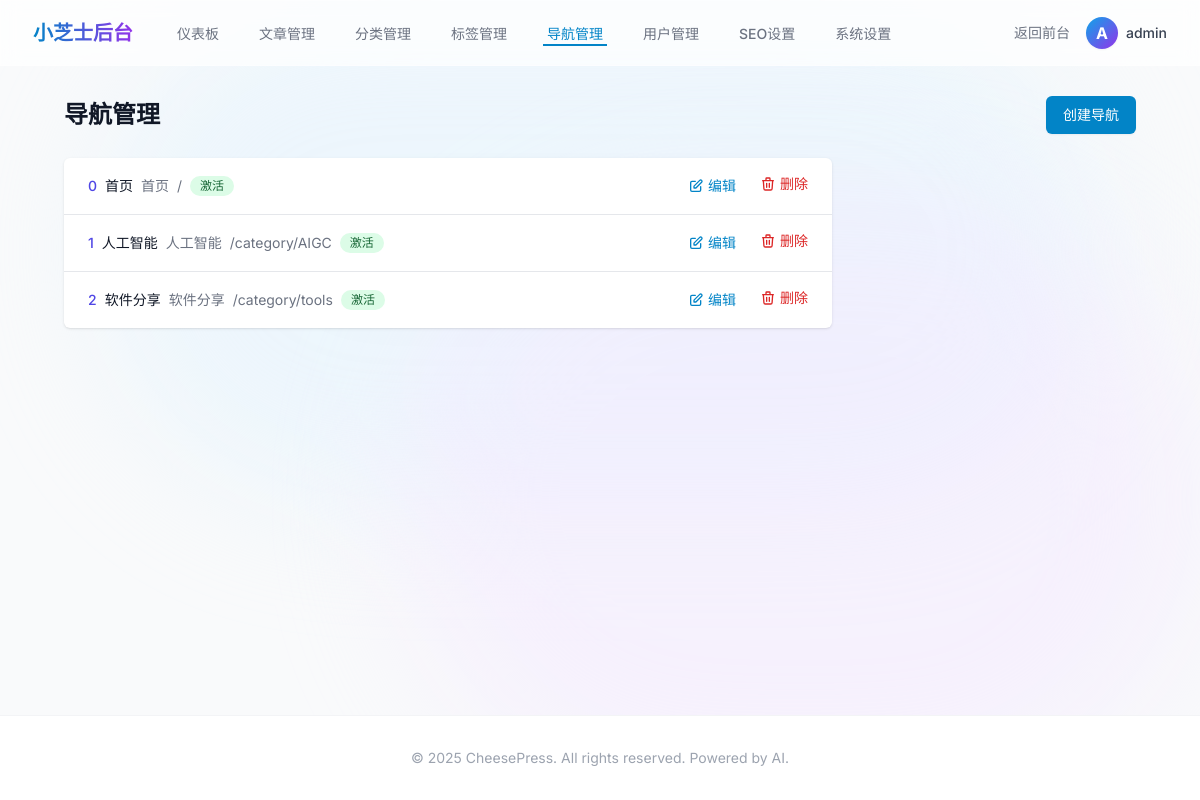
The app's page /admin/navigations (signed in) with its own data.
### app/models/__init__.py (models this page shows, shortened)
class User(UserMixin, db.Model):
    __tablename__ = 'users'
    id = db.Column(db.Integer, primary_key=True)
    username = db.Column(db.String(80), unique=True, nullable=False)
    email = db.Column(db.String(120), unique=True, nullable=False)
    password_hash = db.Column(db.String(255), nullable=False)
    first_name = db.Column(db.String(50), nullable=True)
    last_name = db.Column(db.String(50), nullable=True)
    bio = db.Column(db.Text, nullable=True)
    avatar = db.Column(db.String(255), nullable=True)
    role = db.Column(db.String(20), default='user')  # user, editor, admin
    is_active = db.Column(db.Boolean, default=True)
    created_at = db.Column(db.DateTime, default=datetime.utcnow)
    updated_at = db.Column(db.DateTime, default=datetime.utcnow, onupdate=datetime.utcnow)
    posts = db.relationship('Post', backref='author', lazy=True, foreign_keys='Post.user_id')
    comments = db.relationship('Comment', backref='author', lazy=True, foreign_keys='Comment.user_id')

class Navigation(db.Model):
    __tablename__ = 'navigations'
    id = db.Column(db.Integer, primary_key=True)
    name = db.Column(db.String(100), nullable=False)  # 导航名称，如"首页", "关于我们"等
    title = db.Column(db.String(100), nullable=False)  # 显示标题
    url = db.Column(db.String(500), nullable=False)  # URL地址
    target = db.Column(db.String(20), default='_self')  # 打开方式: _self, _blank 等
    position = db.Column(db.Integer, default=0)  # 排序位置
    is_active = db.Column(db.Boolean, default=True)  # 是否激活
    created_at = db.Column(db.DateTime, default=datetime.utcnow)
    updated_at = db.Column(db.DateTime, default=datetime.utcnow, onupdate=datetime.utcnow)

### app/admin/__init__.py (the view)
@bp.route('/navigations')
def navigations():
    navigations = Navigation.query.order_by(Navigation.position.asc()).all()
    return render_template('admin/navigations/index.html', navigations=navigations)

### app/admin/__init__.py (called while the page is built)
@bp.before_request
@login_required
def check_admin():
    if current_user.role not in ['admin', 'editor']:
        flash('您没有权限访问管理后台', 'error')
        return redirect(url_for('main.index'))

### app/utils/seo.py (called while the page is built)
def get_seo_settings():
    return SeoSetting.query.first()

def register_seo_functions(app):
    @app.context_processor
    def inject_seo_functions():
        return dict(
            get_post_seo_data=get_post_seo_data,
            get_category_seo_data=get_category_seo_data,
            get_search_seo_data=get_search_seo_data,
            generate_meta_tags=generate_meta_tags
        )

### app/templates/admin/navigations/index.html (shortened to what this page needs)
{% extends "admin/base.html" %}
{% block content %}
<div class="max-w-7xl mx-auto px-4 sm:px-6 lg:px-8">
    <div class="flex justify-between items-center mb-6">
        <h1 class="text-2xl font-bold text-gray-900">导航管理</h1>
        <a href="{{ url_for('admin.create_navigation') }}" class="ml-3 inline-flex items-center px-4 py-2 border border-transparent rounded-md shadow-sm text-sm font-medium text-white bg-primary-600 hover:bg-primary-700 focus:outline-none focus:ring-2 focus:ring-offset-2 focus:ring-primary-500">
            创建导航
        </a>
    </div>
    {% if navigations %}
    <div class="bg-white shadow overflow-hidden sm:rounded-md max-w-3xl">
        <ul class="divide-y divide-gray-200">
            {% for navigation in navigations %}
            <li>
                <div class="px-4 py-4 sm:px-6 flex justify-between items-center">
                    <div class="flex items-center">
                        <span class="text-sm font-medium text-indigo-600">{{ navigation.position }}</span>
                        <span class="ml-2 text-sm font-medium text-gray-900">{{ navigation.title }}</span>
                        <span class="ml-2 text-sm text-gray-500">{{ navigation.name }}</span>
                        <span class="ml-2 text-sm text-gray-500">{{ navigation.url }}</span>
                        {% if navigation.is_active %}
                        <span class="ml-2 inline-flex items-center px-2.5 py-0.5 rounded-full text-xs font-medium bg-green-100 text-green-800">
                            激活
                        </span>
                        {% else %}
                        <span class="ml-2 inline-flex items-center px-2.5 py-0.5 rounded-full text-xs font-medium bg-red-100 text-red-800">
                            未激活
                        </span>
                        {% endif %}
                    </div>
                    <div class="flex space-x-2">
                        <a href="{{ url_for('admin.edit_navigation', id=navigation.id) }}" class="text-primary-600 hover:text-primary-900 mr-4 inline-flex items-center transition-colors text-sm">
                            <svg class="w-4 h-4 mr-1" fill="none" stroke="currentColor" viewBox="0 0 24 24">
                                <path stroke-linecap="round" stroke-linejoin="round" stroke-width="2" d="M11 5H6a2 2 0 00-2 2v11a2 2 0 002 2h11a2 2 0 002-2v-5m-1.414-9.414a2 2 0 112.828 2.828L11.828 15H9v-2.828l8.586-8.586z"></path>
                            </svg>
                            编辑
                        </a>
                        <form method="POST" action="{{ url_for('admin.delete_navigation', id=navigation.id) }}" class="inline-block" onsubmit="return confirm('确定要删除这个导航吗？')">
                            <button type="submit" class="text-red-600 hover:text-red-900 inline-flex items-center transition-colors text-sm">
                                <svg class="w-4 h-4 mr-1" fill="none" stroke="currentColor" viewBox="0 0 24 24">
                                    <path stroke-linecap="round" stroke-linejoin="round" stroke-width="2" d="M19 7l-.867 12.142A2 2 0 0116.138 21H7.862a2 2 0 01-1.995-1.858L5 7m5 4v6m4-6v6m1-10V4a1 1 0 00-1-1h-4a1 1 0 00-1 1v3M4 7h16"></path>
                                </svg>
                                删除
                            </button>
                        </form>
                    </div>
                </div>
            </li>
            {% endfor %}
        </ul>
    </div>
    {% endif %}
</div>
{% endblock %}

### app/templates/admin/base.html (shortened to what this page needs)
<!DOCTYPE html>
<html lang="zh-CN">
<head>
    <script src="https://cdn.tailwindcss.com?plugins=typography,forms,line-clamp"></script>
    <link rel="stylesheet" href="{{ url_for('static', filename='css/style.css') }}">
</head>
<body class="bg-gray-50 font-sans text-gray-800 antialiased selection:bg-primary-500 selection:text-white">
    <div class="fixed inset-0 -z-10 overflow-hidden">
        <div
            class="absolute bottom-0 right-0 w-[800px] h-[600px] bg-purple-100 rounded-full blur-3xl opacity-50 pointer-events-none">
        </div>
    </div>
    <nav class="fixed w-full z-50 top-0 transition-all duration-300 glass">
        <div class="max-w-7xl mx-auto px-4 sm:px-6 lg:px-8">
            <div class="flex justify-between h-16">
                <div class="flex items-center">
                    <div class="flex-shrink-0 flex items-center">
                        <a href="{{ url_for('main.index') }}"
                            class="text-xl font-bold bg-clip-text text-transparent bg-gradient-to-r from-primary-600 to-purple-600 hover:opacity-80 transition-opacity">
                        </a>
                    </div>
                    <div class="hidden md:ml-10 md:flex md:space-x-8">
                        <a href="{{ url_for('admin.dashboard') }}"
                            class="{% if request.endpoint == 'admin.dashboard' %}text-primary-600 border-b-2 border-primary-600{% else %}text-gray-500 hover:text-gray-700 hover:border-gray-300 border-b-2 border-transparent{% endif %} inline-flex items-center px-1 pt-1 text-sm font-medium transition-all duration-200">
                            仪表板
                        </a>
                        <a href="{{ url_for('admin.posts') }}"
                            class="{% if 'admin.posts' in request.endpoint or 'admin.create_post' in request.endpoint or 'admin.edit_post' in request.endpoint %}text-primary-600 border-b-2 border-primary-600{% else %}text-gray-500 hover:text-gray-700 hover:border-gray-300 border-b-2 border-transparent{% endif %} inline-flex items-center px-1 pt-1 text-sm font-medium transition-all duration-200">
                            文章管理
                        </a>
                        <a href="{{ url_for('admin.categories') }}"
                            class="{% if 'admin.categories' in request.endpoint or 'admin.create_category' in request.endpoint or 'admin.edit_category' in request.endpoint %}text-primary-600 border-b-2 border-primary-600{% else %}text-gray-500 hover:text-gray-700 hover:border-gray-300 border-b-2 border-transparent{% endif %} inline-flex items-center px-1 pt-1 text-sm font-medium transition-all duration-200">
                            分类管理
                        </a>
                        <a href="{{ url_for('admin.tags') }}"
                            class="{% if 'admin.tags' in request.endpoint or 'admin.create_tag' in request.endpoint or 'admin.edit_tag' in request.endpoint %}text-primary-600 border-b-2 border-primary-600{% else %}text-gray-500 hover:text-gray-700 hover:border-gray-300 border-b-2 border-transparent{% endif %} inline-flex items-center px-1 pt-1 text-sm font-medium transition-all duration-200">
                            标签管理
                        </a>
                                                <a href="{{ url_for('admin.navigations') }}"
                            class="{% if 'admin.navigations' in request.endpoint or 'admin.create_navigation' in request.endpoint or 'admin.edit_navigation' in request.endpoint %}text-primary-600 border-b-2 border-primary-600{% else %}text-gray-500 hover:text-gray-700 hover:border-gray-300 border-b-2 border-transparent{% endif %} inline-flex items-center px-1 pt-1 text-sm font-medium transition-all duration-200">
                            导航管理
                        </a>
                        <a href="{{ url_for('admin.users') }}"
                            class="{% if 'admin.users' in request.endpoint or 'admin.create_user' in request.endpoint or 'admin.edit_user' in request.endpoint or 'admin.change_password' in request.endpoint %}text-primary-600 border-b-2 border-primary-600{% else %}text-gray-500 hover:text-gray-700 hover:border-gray-300 border-b-2 border-transparent{% endif %} inline-flex items-center px-1 pt-1 text-sm font-medium transition-all duration-200">
                            用户管理
                        </a>
                        <a href="{{ url_for('admin_seo.index') }}"
                            class="{% if 'admin_seo' in request.endpoint %}text-primary-600 border-b-2 border-primary-600{% else %}text-gray-500 hover:text-gray-700 hover:border-gray-300 border-b-2 border-transparent{% endif %} inline-flex items-center px-1 pt-1 text-sm font-medium transition-all duration-200">
                            SEO设置
                        </a>
                        <a href="{{ url_for('admin.settings') }}"
                            class="{% if 'admin.settings' in request.endpoint %}text-primary-600 border-b-2 border-primary-600{% else %}text-gray-500 hover:text-gray-700 hover:border-gray-300 border-b-2 border-transparent{% endif %} inline-flex items-center px-1 pt-1 text-sm font-medium transition-all duration-200">
                            系统设置
                        </a>
                    </div>
                </div>
                <div class="flex items-center space-x-4">
                    <a href="{{ url_for('main.index') }}"
                        class="text-gray-500 hover:text-primary-600 transition-colors text-sm font-medium">
                        返回前台
                    </a>
                    <div class="relative group">
                        <button
                            class="flex items-center space-x-2 text-gray-700 hover:text-primary-600 transition-colors">
                            <div
                                class="w-8 h-8 rounded-full bg-gradient-to-br from-primary-500 to-purple-600 flex items-center justify-center text-white font-bold shadow-sm">
                                {{ current_user.username[0].upper() }}
                            </div>
                            <span class="text-sm font-medium">{{ current_user.username }}</span>
                        </button>
                    </div>
                </div>
            </div>
        </div>
    </nav>
    <div class="min-h-screen flex flex-col pt-16">
        <main class="flex-1 py-8">
            <div class="max-w-7xl mx-auto px-4 sm:px-6 lg:px-8">
                {% block content %}{% endblock %}
            </div>
        </main>
        <footer class="bg-white border-t border-gray-100 mt-auto">
            <div class="max-w-7xl mx-auto py-8 px-4 sm:px-6 lg:px-8">
                <div class="text-center">
                    <p class="text-sm text-gray-400">
                        &copy; 2025 CheesePress. All rights reserved. Powered by AI.
                    </p>
                </div>
            </div>
        </footer>
</body>
</html>

### app/static/css/style.css (style rules this page uses)
.glass { background: rgba(255, 255, 255, 0.7); backdrop-filter: blur(10px); -webkit-backdrop-filter: blur(10px); border: 1px solid rgba(255, 255, 255, 0.3); }

### records on screen
User: username "A", username "admin"
Navigation: position "0", title "首页", name "首页", url "/", is_active "激活"
Navigation: position "1", title "人工智能", name "人工智能", url "/category/AIGC", is_active "激活"
Navigation: position "2", title "软件分享", name "软件分享", url "/category/tools", is_active "激活"
